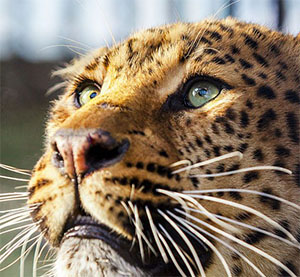
%> input picture Analisys reseach/leo1.jpg, 300 x 277 px
$ octave analys_brightness.m   (GNU Octave 9; MATLAB toolbox functions it lacks are replaced by stand-ins)
%> lines starting %> are read from the running program, lines starting %| are printed output that depends on the picture
I = imread('leo1.jpg');
%> I is the input picture: size 277x300x3 uint8; mean R, G, B 138.8, 122.9, 103.7
I2 = I.*0.3;
I3 = I.*2;
grayIm1 = rgb2gray(I);
grayIm2 = rgb2gray(I2);
grayIm3 = rgb2gray(I3);
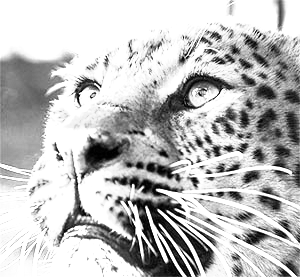
%> grayIm3: size 277x300 uint8; min 0, max 255, mean 190.1

%Определение яркости
Ymax = 255;
Y1 = mean2(grayIm1);
%> Y1 = 125.5
brightness1 = Y1 / Ymax;
%> brightness1 = 0.492
Y2 = mean2(grayIm2);
%> Y2 = 37.69
brightness2 = Y2 / Ymax;
%> brightness2 = 0.148
Y3 = mean2(grayIm3);
%> Y3 = 190.1
brightness3 = Y3 / Ymax;
%> brightness3 = 0.745
%Определение яркостной контрастности
sigma1 = mean2((grayIm1 - Y1).^2);
%> sigma1 = 108.7
bright_contrast1 = 2 * sqrt(sigma1) / Ymax;
%> bright_contrast1 = 0.0818
sigma2 = mean2((grayIm2 - Y2).^2);
%> sigma2 = 87.75
bright_contrast2 = 2 * sqrt(sigma2) / Ymax;
%> bright_contrast2 = 0.0735
sigma3 = mean2((grayIm3 - Y3).^2);
%> sigma3 = 146.1
bright_contrast3 = 2 * sqrt(sigma3) / Ymax;
%> bright_contrast3 = 0.0948
%Определение тоновой контрастности
r = I(:,:,1);
g = I(:,:,2);
b = I(:,:,3);
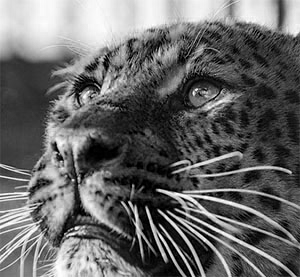
%> b: size 277x300 uint8; min 0, max 255, mean 103.7
R = mean2(r);
%> R = 138.8
G = mean2(g);
%> G = 122.9
B = mean2(b);
%> B = 103.7

r2 = I2(:,:,1);
g2 = I2(:,:,2);
b2 = I2(:,:,3);
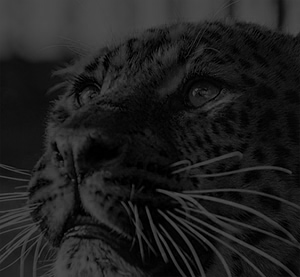
%> b2: size 277x300 uint8; min 0, max 77, mean 31.2
R2 = mean2(r2);
%> R2 = 41.7
G2 = mean2(g2);
%> G2 = 36.92
B2 = mean2(b2);
%> B2 = 31.16

r3 = I3(:,:,1);
g3 = I3(:,:,2);
b3 = I3(:,:,3);
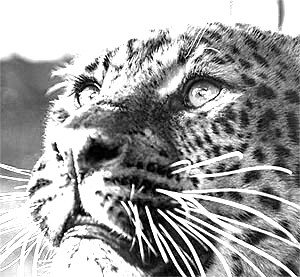
%> b3: size 277x300 uint8; min 0, max 255, mean 163.3
R3 = mean2(r3);
%> R3 = 205.1
G3 = mean2(g3);
%> G3 = 187.6
B3 = mean2(b3);
%> B3 = 163.3

dmax = sqrt(3) * 255;
d_p1 = sqrt(double((r-R).^2 + (g-G).^2 + (b-B).^2));
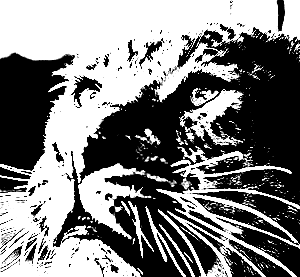
%> d_p1: size 277x300 double; min 0, max 15.97, mean 7.94; drawn with min black and max white
d1 = mean2(d_p1);
%> d1 = 7.94
tone_contrast1 = d1 / dmax;
%> tone_contrast1 = 0.018
d_p2 = sqrt(double((r2-R2).^2 + (g2-G2).^2 + (b2-B2).^2));
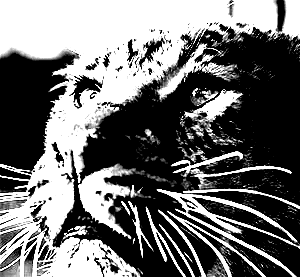
%> d_p2: size 277x300 double; min 0, max 15.97, mean 7.02; drawn with min black and max white
d2 = mean2(d_p2);
%> d2 = 7.02
tone_contrast2 = d2 / dmax;
%> tone_contrast2 = 0.0159
d_p3 = sqrt(double((r3-R3).^2 + (g3-G3).^2 + (b3-B3).^2));
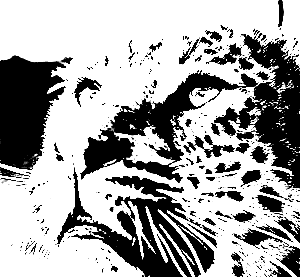
%> d_p3: size 277x300 double; min 0, max 15.97, mean 10.48; drawn with min black and max white
d3 = mean2(d_p3);
%> d3 = 10.48
tone_contrast3 = d3 / dmax;
%> tone_contrast3 = 0.0237

subplot(2,3,1);
imshow(I);
text(4,M+30,strcat('brightness = ',num2str(brightness1)));
%> (this line was passed over: M is not available in this run)
text(4,M+90,strcat('bright contrast = ',num2str(bright_contrast1)));
%> (this line was passed over: M is not available in this run)
text(4,M+150,strcat('tone contrast = ',num2str(tone_contrast1)));
%> (this line was passed over: M is not available in this run)

subplot(2,3,2);
imshow(I2);
text(4,M+30,strcat('brightness = ',num2str(brightness2)));
%> (this line was passed over: M is not available in this run)
text(4,M+90,strcat('bright contrast = ',num2str(bright_contrast2)));
%> (this line was passed over: M is not available in this run)
text(4,M+150,strcat('tone contrast = ',num2str(tone_contrast2)));
%> (this line was passed over: M is not available in this run)

subplot(2,3,3);
imshow(I3);
%> (the run ends here)

$ run again, with Analisys reseach/2991.jpg copied over Analisys reseach/leo1.jpg
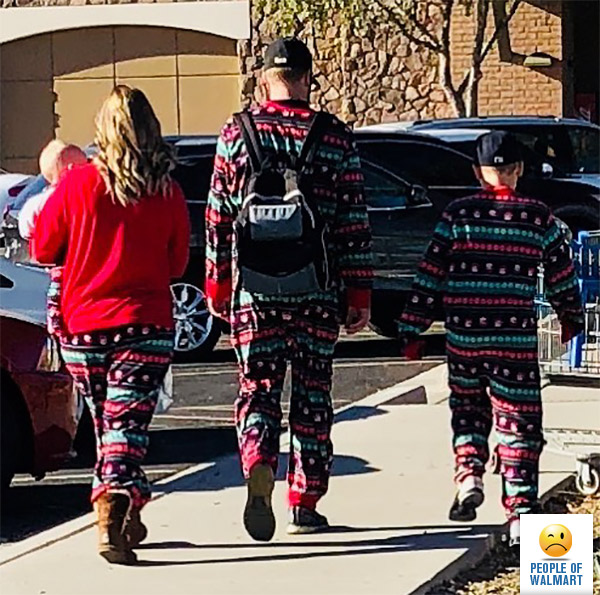
%> input picture Analisys reseach/2991.jpg, 600 x 595 px
%> I is the input picture: size 595x600x3 uint8; mean R, G, B 108.9, 88.4, 84.4
%> Y1 = 94.07
%> brightness1 = 0.369
%> Y2 = 28.27
%> brightness2 = 0.111
%> Y3 = 136.2
%> brightness3 = 0.534
%> sigma1 = 98.39
%> bright_contrast1 = 0.0778
%> sigma2 = 87.85
%> bright_contrast2 = 0.0735
%> sigma3 = 115.1
%> bright_contrast3 = 0.0841
%> R = 108.9
%> G = 88.43
%> B = 84.44
%> R2 = 32.72
%> G2 = 26.58
%> B2 = 25.38
%> `b3 = I3(:,:,3);`:
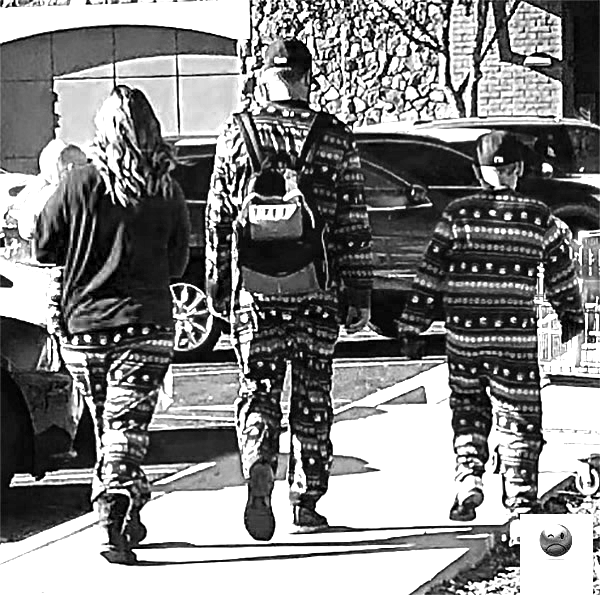
%> b3: size 595x600 uint8; min 0, max 255, mean 131.9
%> R3 = 151.3
%> G3 = 129.3
%> B3 = 131.9
%> d1 = 7.23
%> tone_contrast1 = 0.0164
%> d2 = 6.75
%> tone_contrast2 = 0.0153
%> `d_p3 = sqrt(double((r3-R3).^2 + (g3-G3).^2 + (b3-B3).^2));`:
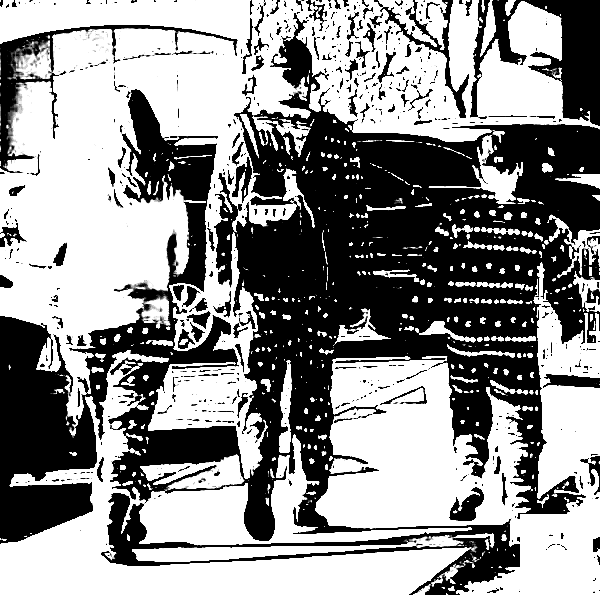
%> d_p3: size 595x600 double; min 0, max 15.97, mean 9.01; drawn with min black and max white
%> d3 = 9.01
%> tone_contrast3 = 0.0204

$ run again, with Analisys reseach/cloak_p2.jpg copied over Analisys reseach/leo1.jpg
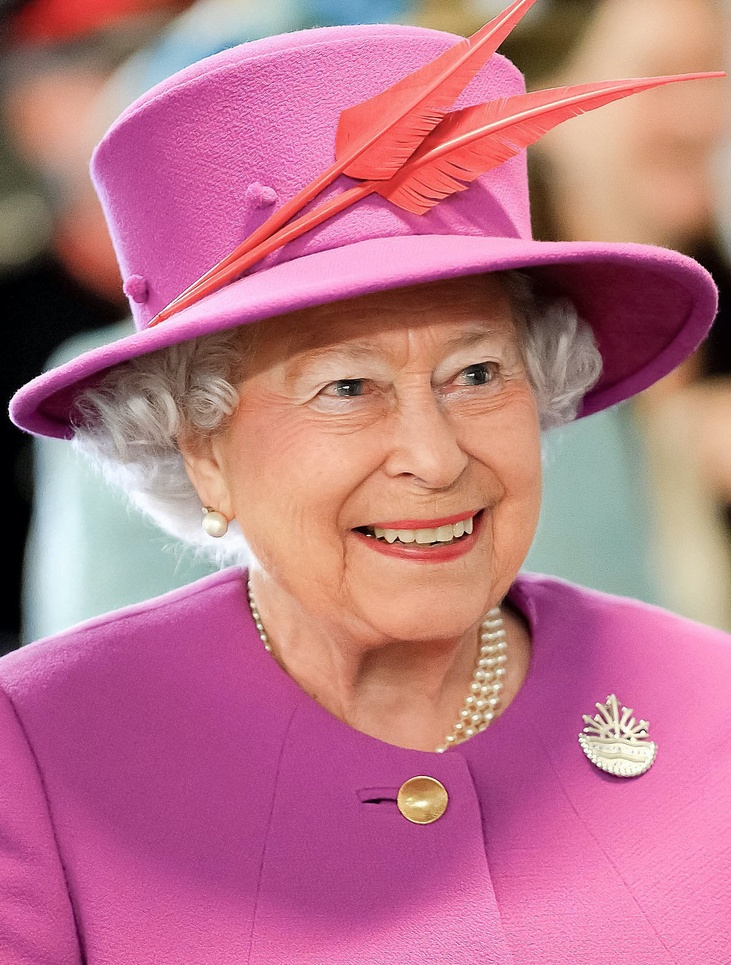
%> input picture Analisys reseach/cloak_p2.jpg, 731 x 965 px, shrunk from 1200 x 1584 before the run
%> I is the input picture: size 965x731x3 uint8; mean R, G, B 186.1, 116.6, 135.9
%> Y1 = 139.6
%> brightness1 = 0.548
%> Y2 = 41.94
%> brightness2 = 0.164
%> Y3 = 213.1
%> brightness3 = 0.836
%> sigma1 = 120.8
%> bright_contrast1 = 0.0862
%> sigma2 = 67.01
%> bright_contrast2 = 0.0642
%> sigma3 = 142.5
%> bright_contrast3 = 0.0936
%> R = 186.1
%> G = 116.6
%> B = 135.9
%> R2 = 55.89
%> G2 = 35.04
%> B2 = 40.83
%> R3 = 241.2
%> G3 = 197.2
%> B3 = 221.6
%> d1 = 10.62
%> tone_contrast1 = 0.024
%> `d_p2 = sqrt(double((r2-R2).^2 + (g2-G2).^2 + (b2-B2).^2));`:
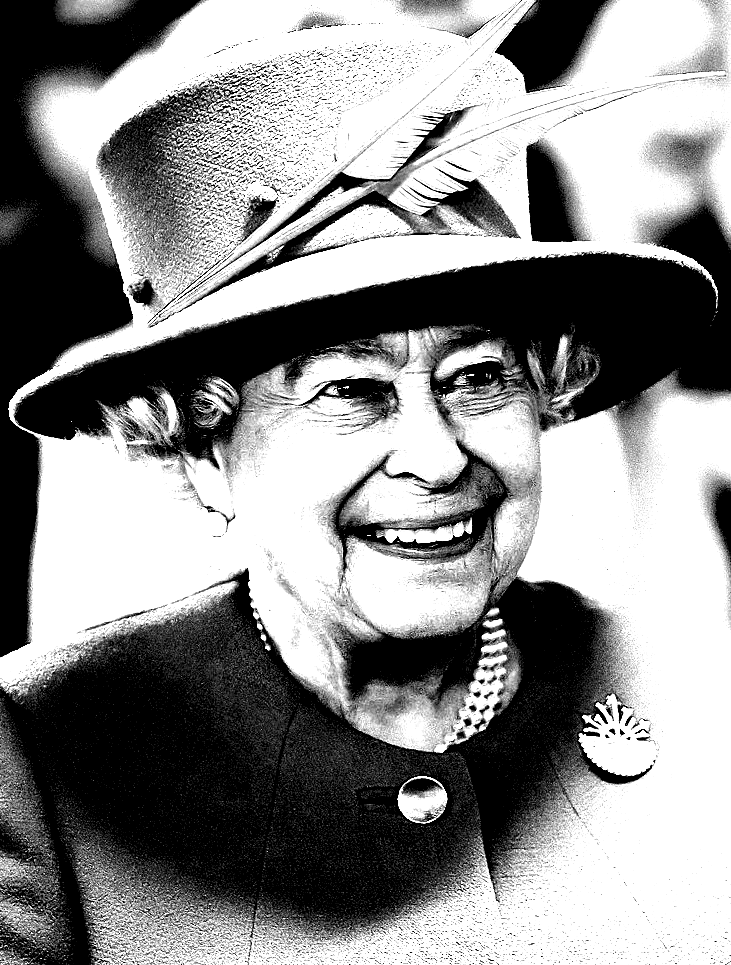
%> d_p2: size 965x731 double; min 0, max 15.97, mean 8.81; drawn with min black and max white
%> d2 = 8.81
%> tone_contrast2 = 0.0199
%> `d_p3 = sqrt(double((r3-R3).^2 + (g3-G3).^2 + (b3-B3).^2));`:
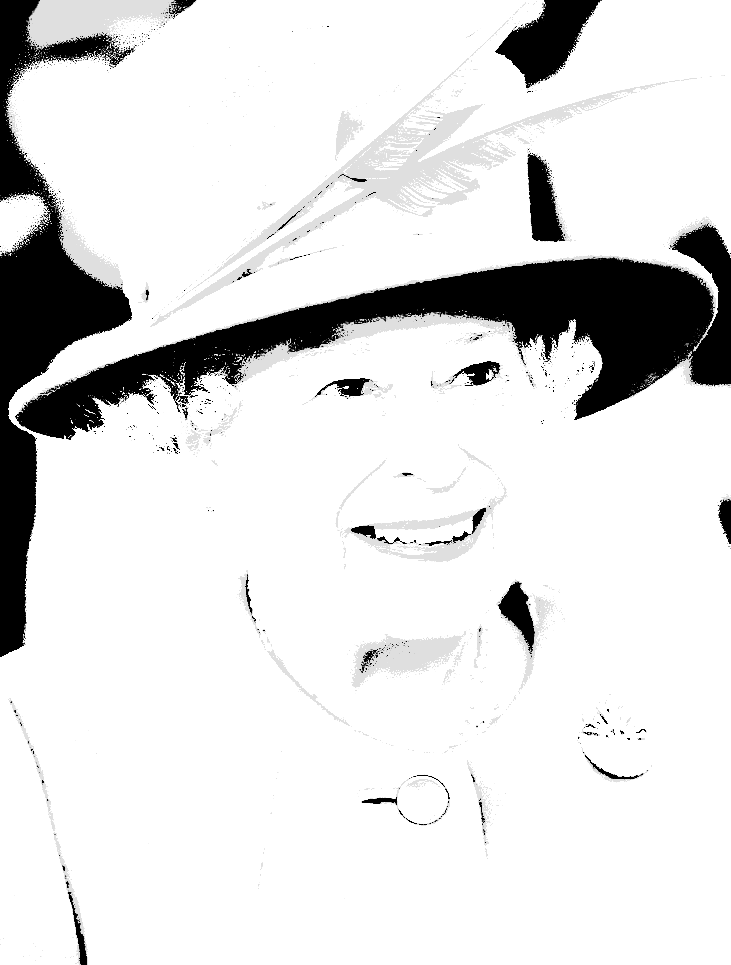
%> d_p3: size 965x731 double; min 0, max 15.97, mean 14; drawn with min black and max white
%> d3 = 14
%> tone_contrast3 = 0.0317
